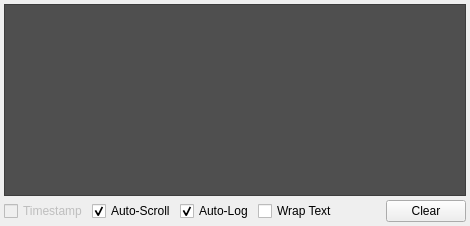
      <widget class="QWidget" name="tab_terminal">
       <attribute name="title">
        <string>Terminal</string>
       </attribute>
       <layout class="QGridLayout" name="gridLayout_4">
        <property name="leftMargin">
         <number>4</number>
        </property>
        <property name="topMargin">
         <number>4</number>
        </property>
        <property name="rightMargin">
         <number>4</number>
        </property>
        <property name="bottomMargin">
         <number>4</number>
        </property>
        <property name="spacing">
         <number>4</number>
        </property>
        <item row="1" column="0">
         <widget class="QCheckBox" name="checkBox_timestamp">
          <property name="enabled">
           <bool>false</bool>
          </property>
          <property name="toolTip">
           <string>Not yet implemented</string>
          </property>
          <property name="text">
           <string>Timestamp</string>
          </property>
         </widget>
        </item>
        <item row="1" column="1">
         <widget class="QCheckBox" name="checkBox_auto_scroll">
          <property name="text">
           <string>Auto-Scroll</string>
          </property>
          <property name="checked">
           <bool>true</bool>
          </property>
         </widget>
        </item>
        <item row="1" column="5">
         <widget class="QPushButton" name="pushButton_clear">
          <property name="toolTip">
           <string>Clear the entire terminal</string>
          </property>
          <property name="text">
           <string>Clear</string>
          </property>
         </widget>
        </item>
        <item row="0" column="0" colspan="6">
         <widget class="TerminalWidget" name="terminal">
          <property name="font">
           <font>
            <family>DejaVu Sans Mono</family>
            <pointsize>10</pointsize>
           </font>
          </property>
          <property name="styleSheet">
           <string notr="true">background-color: rgb(79, 79, 79);</string>
          </property>
          <property name="plainText">
           <string/>
          </property>
         </widget>
        </item>
        <item row="1" column="4">
         <spacer name="horizontalSpacer">
          <property name="orientation">
           <enum>Qt::Horizontal</enum>
          </property>
          <property name="sizeHint" stdset="0">
           <size>
            <width>40</width>
            <height>20</height>
           </size>
          </property>
         </spacer>
        </item>
        <item row="1" column="2">
         <widget class="QCheckBox" name="checkBox_auto_log">
          <property name="toolTip">
           <string>Disable or enable logging </string>
          </property>
          <property name="text">
           <string>Auto-Log</string>
          </property>
          <property name="checked">
           <bool>true</bool>
          </property>
         </widget>
        </item>
        <item row="1" column="3">
         <widget class="QCheckBox" name="checkBox_wrap_text">
          <property name="text">
           <string>Wrap Text</string>
          </property>
          <property name="checked">
           <bool>false</bool>
          </property>
         </widget>
        </item>
       </layout>
      </widget>
